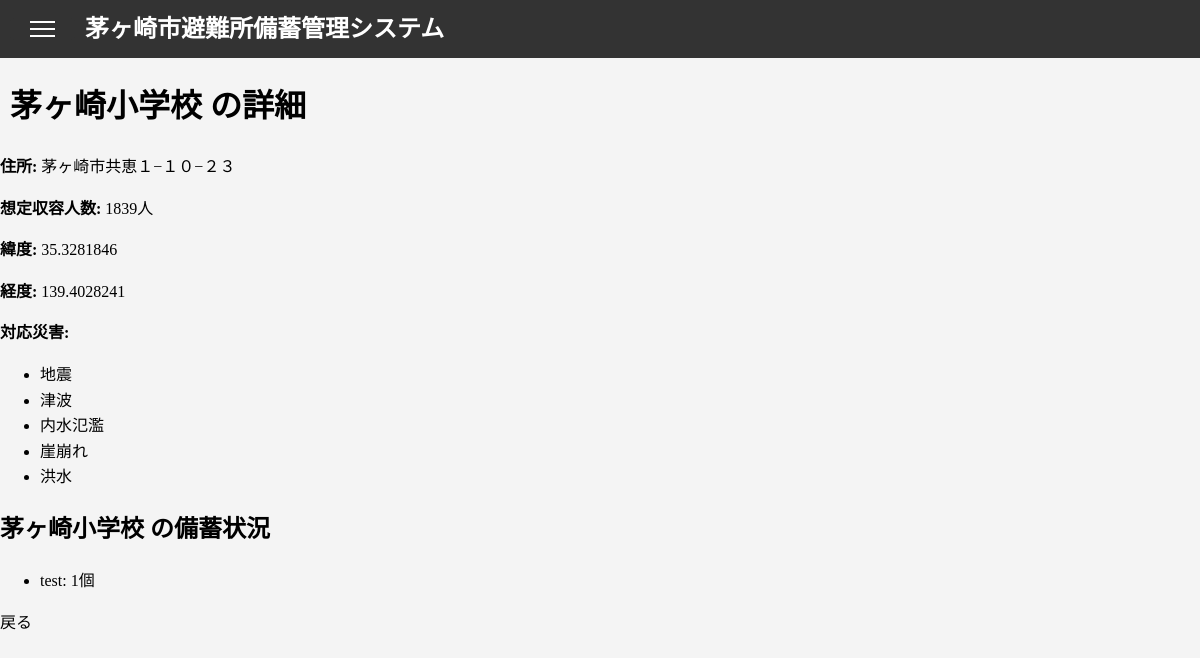
Page /shelter/1 on the earlier database version.
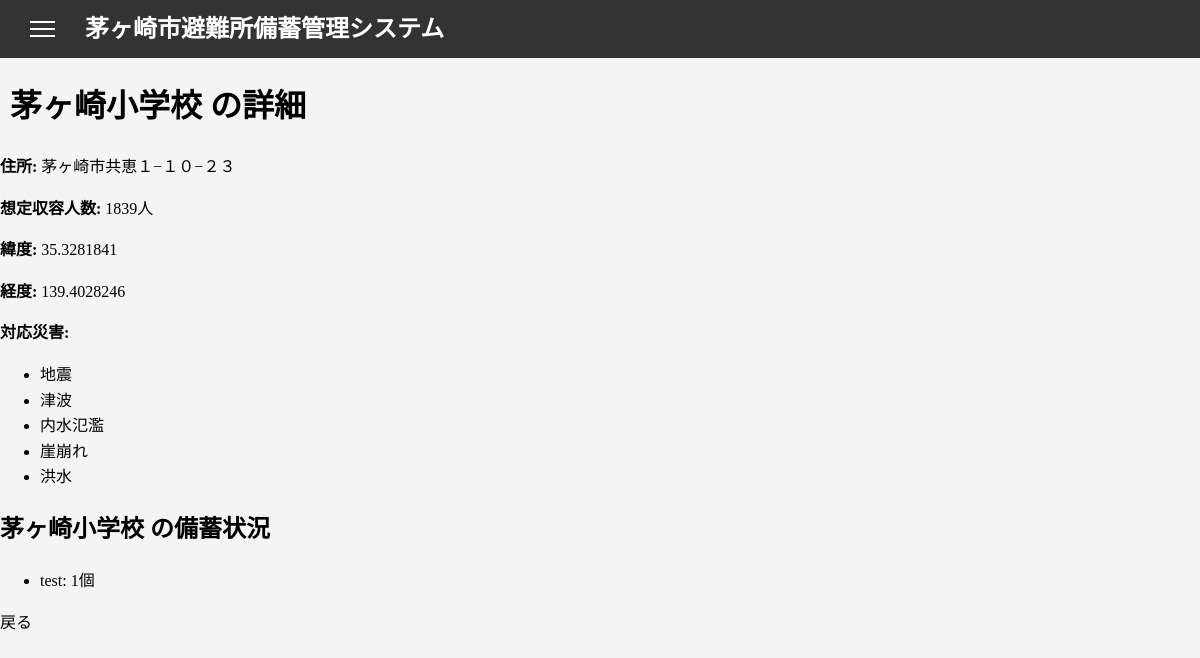
Same page on the later database version.
### app/models.py (models this page shows, shortened)
class Shelter(db.Model):
    id = db.Column(db.Integer, primary_key=True, nullable=False)
    name = db.Column(db.String(255), nullable=False)
    address = db.Column(db.String(255), nullable=False)
    capacity = db.Column(db.Integer, server_default='')
    flood = db.Column(db.Integer)
    landslide = db.Column(db.Integer)
    hightide = db.Column(db.Integer)
    earthquake = db.Column(db.Integer)
    tsunami = db.Column(db.Integer)
    fire = db.Column(db.Integer)
    inland_flooding = db.Column(db.Integer)
    volcano = db.Column(db.Integer)
    latitude = db.Column(db.Float, nullable=False)
    longitude = db.Column(db.Float, nullable=False)
    altitude = db.Column(db.Float)
    other = db.Column(db.String(255))

class Stock(db.Model):
    __tablename__ = 'stock'
    id = db.Column(db.Integer, primary_key=True, nullable=False)
    shelter_id = db.Column(db.Integer, db.ForeignKey('shelter.id'), nullable=False)
    category_id = db.Column(db.Integer, db.ForeignKey('stock_category.id'), nullable=True)
    stockname = db.Column(db.String(255), nullable=True)
    quantity = db.Column(db.String(100), nullable=True)
    unit = db.Column(db.String(100), nullable=True)
    location = db.Column(db.String(100), nullable=True)
    note = db.Column(db.Text, nullable=True)
    expiration = db.Column(db.Date, nullable=True)
    condition = db.Column(db.Text, nullable=True)
    shelter = db.relationship('Shelter', backref='stocks')
    category = db.relationship('StockCategory', backref='stocks')

### app/shelter.py (the view)
@shelter_bp.route('/shelter/<int:shelter_id>')
def shelter_detail(shelter_id):
    shelter = Shelter.query.get_or_404(shelter_id)
    stocks = Stock.query.filter_by(shelter_id=shelter.id).all()
    return render_template('shelter_detail.html', shelter=shelter, stocks=stocks)

### app/templates/shelter_detail.html (shortened to what this page needs)
{% extends "base.html" %}
{% block content %}
    <h1>{{ shelter.name }} の詳細</h1>
    <p><strong>住所:</strong> {{ shelter.address }}</p>
    <p><strong>想定収容人数:</strong> {{ shelter.capacity }}人</p>
    <p><strong>緯度:</strong> {{ shelter.latitude }}</p>
    <p><strong>経度:</strong> {{ shelter.longitude }}</p>
    <p><strong>対応災害:</strong></p>
    <ul>
        {% if shelter.earthquake is not none and shelter.earthquake == 1 %}
            <li>地震</li>
        {% endif %}
        {% if shelter.tsunami is not none and shelter.tsunami == 1 %}
            <li>津波</li>
        {% endif %}
        {% if shelter.inland_flooding is not none and shelter.inland_flooding == 1 %}
            <li>内水氾濫</li>
        {% endif %}
        {% if shelter.landslide is not none and shelter.landslide == 1 %}
            <li>崖崩れ</li>
        {% endif %}
        {% if shelter.flood is not none and shelter.flood == 1 %}
            <li>洪水</li>
        {% endif %}
    </ul>
    <h2>{{ shelter.name }} の備蓄状況</h2>
    <ul>
        {% if stocks %}
            {% for stock in stocks %}
                <li>{{ stock.stockname }}: {{ stock.quantity }}個</li>
            {% endfor %}
        {% else %}
            <li>備蓄はありません</li>
        {% endif %}
    </ul>
    <a href="/">戻る</a>
{% endblock %}

### app/templates/base.html (shortened to what this page needs)
<!DOCTYPE html>
<html lang="ja">
<head>
    <link rel="stylesheet" href="{{ url_for('static', filename='css/style.css') }}">
</head>
<body>
    <header>
        <button class="menu-toggle" aria-label="メニューを開く">
            <span class="menu-icon"></span>
        </button>
        <h1><a href="/">茅ヶ崎市避難所備蓄管理システム</a></h1>
    </header>
    <main>
        {% block content %}
        {% endblock %}
    </main>
</body>
</html>

### app/static/css/style.css (style rules this page uses)
body { line-height: 1.6; margin: 0; padding: 0; background-color: #f4f4f4; display: flex; flex-direction: column; z-index: 1000; }
header { position: fixed; background: #333; color: #fff; padding: 10px 0; display: flex; justify-content: space-between; align-items: center; z-index: 1000; }
header h1 { margin: 0; padding-left: 10px; width: 100vw; font-size: 1.5em; flex: 1; text-align: left; overflow: hidden; white-space: nowrap; }
main { width: 100%; box-sizing: border-box; padding-top: 60px; }
h1 { margin-left: 10px; }
a,a:hover,a:visited { color: inherit; text-decoration: none; }
.menu-toggle { background: none; border: none; cursor: pointer; margin-left: 10px; font-size: 1.5em; color: #fff; display: block; top: 10px; left: 50%; background-color: #333; border: none; padding: 10px 20px; border-radius: 4px; }
.menu-icon { display: block; width: 25px; height: 2px; background-color: #fff; position: relative; transition: all 0.3s ease; }
.menu-icon::before, .menu-icon::after { content: ''; display: block; width: 25px; height: 2px; background-color: #fff; position: absolute; left: 0; transition: all 0.3s ease; }
.menu-icon::before { top: -7px; }
.menu-icon::after { top: 7px; }

Differences in the rows shown:
changed Shelter "茅ヶ崎小学校": latitude "35.3281846" → "35.3281841"; longitude "139.4028241" → "139.4028246"
